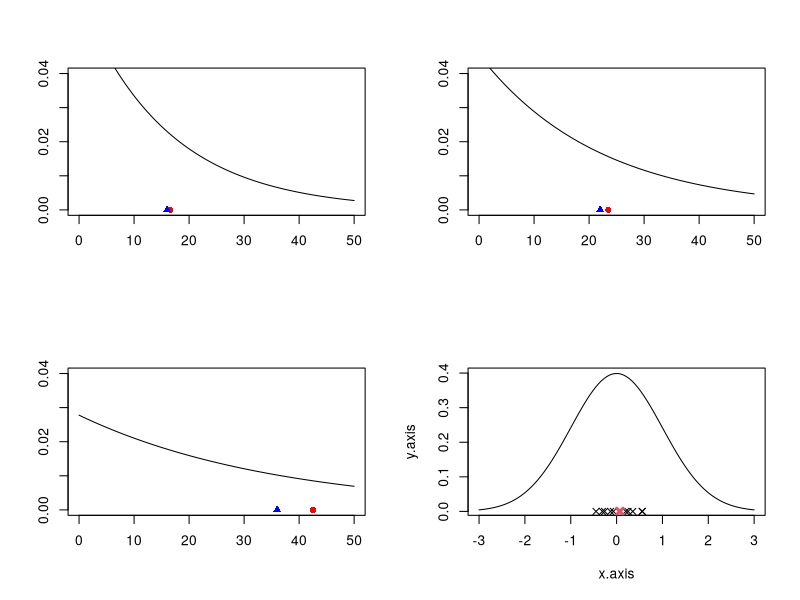
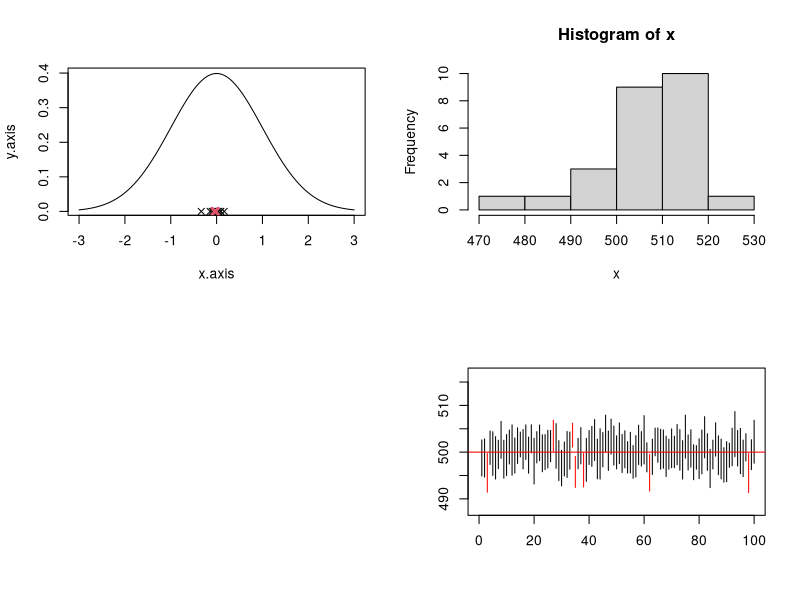

Reproduce these figures in R, in order.
## ---- chunk 1
op_eval=TRUE
op_echo=TRUE
## ---- chunk 2
fib<-c(0,1)
# in R the vectors are index starting from 1
for(j in 3:10){
  fib[j]<-fib[j-1]+fib[j-2]
}
print(fib)
## ---- chunk 3
# Vector of rates
r<-c(1/16,1/22,1/36)

# Let's create an empty vector that will store our matrix
M<-c()

# The sequence of this for cycle will be 1,2,3, the indexes of the r vector
for(i in 1:3){
  # At each step we bind a column to M and store the resulting object in M
  M<-cbind(M,rexp(n=100, rate = r[i]))
  # To understand the process we print the first three rows of M at each step
  print(head(M,n=3))
}
## ---- chunk 4
# The sequence of the for cycle will be 1,2,3 as the matrix M has 3 columns

# We define a vector that contains all the means 
M_col_mean<-c()

for(j in 1:3){
  M_col_mean<-c(M_col_mean,mean(M[,j]))
} 
## ---- chunk 5
par(mfrow=c(2,2)) # Layout with two columns and two rows
x.axis = seq(0, 50, length.out=1000)

for(i in 1:3){
  y.axis = dexp(x.axis, rate=r[i])
  plot(x.axis, y.axis, type="l",
       ylab = '',xlab = '',
       ylim=c(0,0.04))
  # Add the sample mean,red circle
  points(M_col_mean[i], y = 0, pch=16,col='red')
  # Add the mean, blue triangle
  points(1/r[i],y=0,pch=17,col='blue')
}

## ---- chunk 6

# Sample creation
M<-rnorm(n = 5, mean=0, sd=1) #variable to store the samples
for(j in 1:9){
  M<-cbind(M,rnorm(n = 5, mean=0, sd=1))
}
# Otherwise you can create an empty matrix 5x10 
# and then use a for loop to fill  it
# M<-matrix(NA, ncol = 10, nrow = 5)
# for(j in 1:10){
#   M[,j]<-rnorm(n = 5, mean=0, sd=1)
# }

# Calculate the mean of each sample

M_col_mean<-c()
for(j in 1:10){
  M_col_mean[j]<-mean(M[,j])
}
# Otherwise using the apply function
# we apply the function mean over each column of the matrix M
#M_col_mean<-apply(M, 2, mean)

# Calculate the mean of the means
M_mean<-mean(M_col_mean)
M_col_mean
M_mean
## ---- chunk 7
x.axis = seq(-3, 3, length.out=100)
y.axis = dnorm(x.axis, mean=0, sd=1)
plot(x.axis, y.axis, type="l")
for(i in 1:10) {
  points(M_col_mean[i], y = 0, pch=4)
}
points(M_mean, y = 0, pch=4, col=2, lwd=3)
## ---- chunk 8
M<-rnorm(n = 25, mean=0, sd=1) #variable to store the samples
for(j in 1:9){
  M<-cbind(M,rnorm(n = 25, mean=0, sd=1))
}

# Calculate the mean of each sample
M_col_mean<-apply(M, 2, mean)

# Calculate the mean of the means
M_mean<-mean(M_col_mean)

# plot
x.axis = seq(-3, 3, length.out=100)
y.axis = dnorm(x.axis, mean=0, sd=1)
plot(x.axis, y.axis, type="l")
for(i in 1:10) {
  points(M_col_mean[i], y = 0, pch=4)
}
points(M_mean, y = 0, pch=4, col=2, lwd=3)
## ---- chunk 9
x<-read.table("./data/study3.csv",sep=";",header = TRUE)[[1]] # the values are separated by ; in the csv file
hist(x,breaks = 7)
## ---- chunk 10
N=25
alpha = 0.05
MEAN = mean(x)
s = sd(x)
SEM = s / sqrt(N) # standard error of the mean
Z = qnorm(1 - alpha / 2, 0, 1)# calculate the critical values
lower_bound<-MEAN - Z * SEM # Lower Bound
upper_bound<-MEAN + Z * SEM # Upper Bound
print(paste0('the confidence interval is [',round(lower_bound,2),',',round(upper_bound,2),']'))
## ---- chunk 11
# generate the data
M<-rnorm(n = 25, mean=500, sd=10) #variable to store the samples
for(j in 1:99){
  M<-cbind(M,rnorm(n = 25, mean=500, sd=10))
}

M_conf<-matrix(nrow=2,ncol=100)

for(j in 1:100){
  MEAN<-mean(M[,j])
  SEM<-sd(M[,j])/sqrt(25)
  z<-qnorm(1 - 0.05 / 2, 0, 1)
  M_conf[1,j]<-MEAN - Z * SEM # Lower Bound
  M_conf[2,j]<-MEAN + Z * SEM # Upper Bound
}

# percentage of interval that contains the true value for the mean
sum((M_conf[1,]<=500 & 500<=M_conf[2,]))/100

#EXTRA
# usage of if else statement to give the color to the segments
plot.new()
plot(1, type = "n", xlab = "", ylab = "",xlim = c(0, 100), ylim = c(min(M_conf[1,j])-10, max(M_conf[2,j])+10))
for(j in 1:100){
  segments(x0=j,y0=M_conf[1,j],x1=j,y1=M_conf[2,j],col=ifelse((M_conf[1,j]<=500 & 500<=M_conf[2,j]),'black','red'))
}
abline(h=500,col='red')

